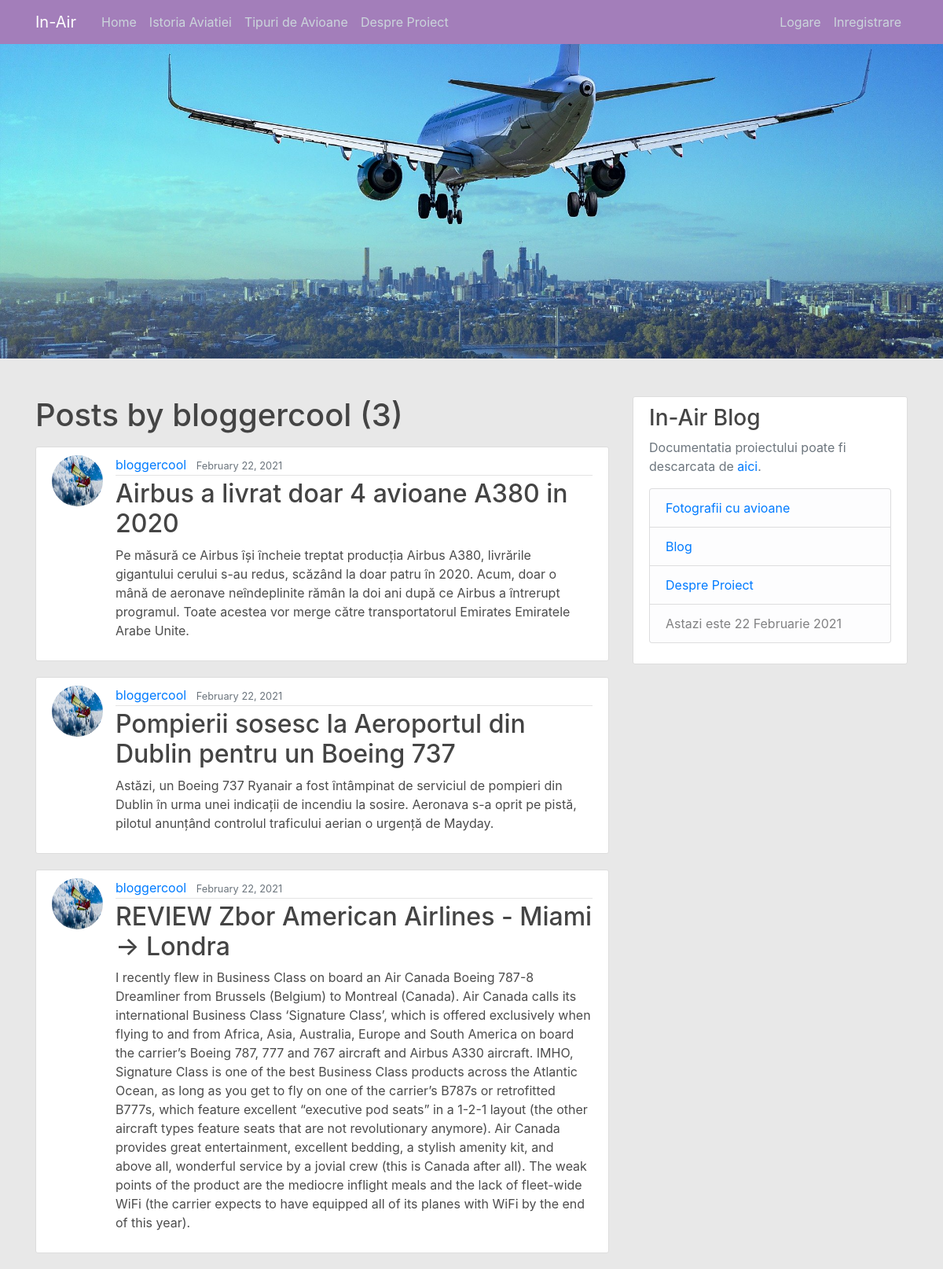
Screenshot of /user/bloggercool with the database file from the repository.
### blog/models.py (models this page shows, shortened)
class Post(models.Model):
    title = models.CharField(max_length=100)
    content = models.TextField()
    date_posted = models.DateTimeField(default=timezone.now)
    author = models.ForeignKey(User, on_delete=models.CASCADE)

### users/models.py (models this page shows, shortened)
class Profile(models.Model):
    user = models.OneToOneField(User, on_delete=models.CASCADE)
    image = models.ImageField(default='default.jpg', upload_to='profile_pics')

### blog/views.py (the view)
# urls.py: path('user/<str:username>', UserPostListView.as_view(), name='user-posts'),
class UserPostListView(ListView):
    model = Post
    template_name = 'blog/user_posts.html'
    context_object_name = 'posts'
    paginate_by = 5
    def get_queryset(self):
        user = get_object_or_404(User, username=self.kwargs.get('username'))
        return Post.objects.filter(author=user).order_by('-date_posted')

### blog/templates/blog/user_posts.html (shortened to what this page needs)
{% extends "blog/base.html" %}
{% block content %}
    <h1 class="mb-3">Posts by {{ view.kwargs.username }} ({{page_obj.paginator.count }})</h1>
    {% for post in posts %}
        <article class="media content-section">
            <img class="rounded-circle article-img" src={{ post.author.profile.image.url }}>
            <div class="media-body">
                <div class="article-metadata">
                    <a class="mr-2" href="{% url 'user-posts' post.author.username %}">{{ post.author }}</a>
                    <small class="text-muted">{{ post.date_posted|date:'F d, Y' }}</small>
                </div>
                <h2><a class="article-title" href="{% url 'post-detail' post.id %}">{{ post.title }}</a></h2>
                <p class="article-content">{{ post.content }}</p>
            </div>
        </article>
    {% endfor %}
{% endblock content %}

### blog/static/blog/main.css (style rules this page uses)
html { min-height: 100%; }
body { background: #e8e8e8; background: #e8e8e8; background-size: cover; background-position: center; background-repeat: no-repeat; color: #4c4c4c; margin-top: 3.5rem; }
h1, h2, h3, h4, h5, h6 { color: #444444; }
.content-section { background: #ffffff; padding: 10px 20px; border: 1px solid #dddddd; border-radius: 3px; margin-bottom: 20px; }
.article-title { color: #444444; }
.article-content { white-space: pre-line; }
.article-img { height: 65px; width: 65px; margin-right: 16px; }
.article-metadata { padding-bottom: 1px; margin-bottom: 4px; border-bottom: 1px solid #e3e3e3 }

### rows the page displays
Post: author.profile.image (picture), author "bloggercool", date_posted "February 22, 2021", title "Airbus a livrat doar 4 avioane A380 in 2020", content "Pe măsură ce Airbus își încheie treptat producția Airbus A380, livrările gigantului cerului s-au redus, scăzând la doar patru în 2020. Acum, doar o mână de aeronave neîndeplinite rămân la doi ani după ce Airbus a întrerupt programul. Toate acestea vor merge către transportatorul Emirates Emiratele Arabe Unite."
Post: author.profile.image (picture), author "bloggercool", date_posted "February 22, 2021", title "Pompierii sosesc la Aeroportul din Dublin pentru un Boeing 737", content "Astăzi, un Boeing 737 Ryanair a fost întâmpinat de serviciul de pompieri din Dublin în urma unei indicații de incendiu la sosire. Aeronava s-a oprit pe pistă, pilotul anunțând controlul traficului aerian o urgență de Mayday."
Post: author.profile.image (picture), author "bloggercool", date_posted "February 22, 2021", title "REVIEW Zbor American Airlines - Miami -> Londra", content "I recently flew in Business Class on board an Air Canada Boeing 787-8 Dreamliner from Brussels (Belgium) to Montreal (Canada). Air Canada calls its international Business Class ‘Signature Class’, which is offered exclusively when flying to and from Africa, Asia, Australia, Europe and South America on board the carrier’s Boeing 787, 777 and 767 aircraft and Airbus A330 aircraft. IMHO, Signature Class is one of the best Business Class products across the Atlantic Ocean, as long as you get to fly on one of the carrier’s B787s or retrofitted B777s, which feature excellent “executive pod seats” in a 1-2-1 layout (the other aircraft types feature seats that are not revolutionary anymore). Air…"

### other values shown
{{ view.kwargs.username }} "bloggercool"
{{ page_obj.paginator.count }} "3"
